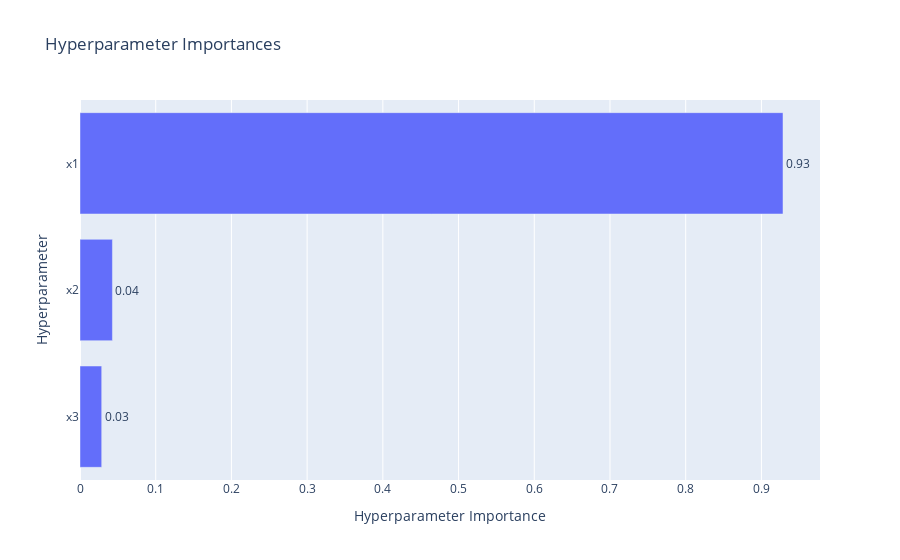
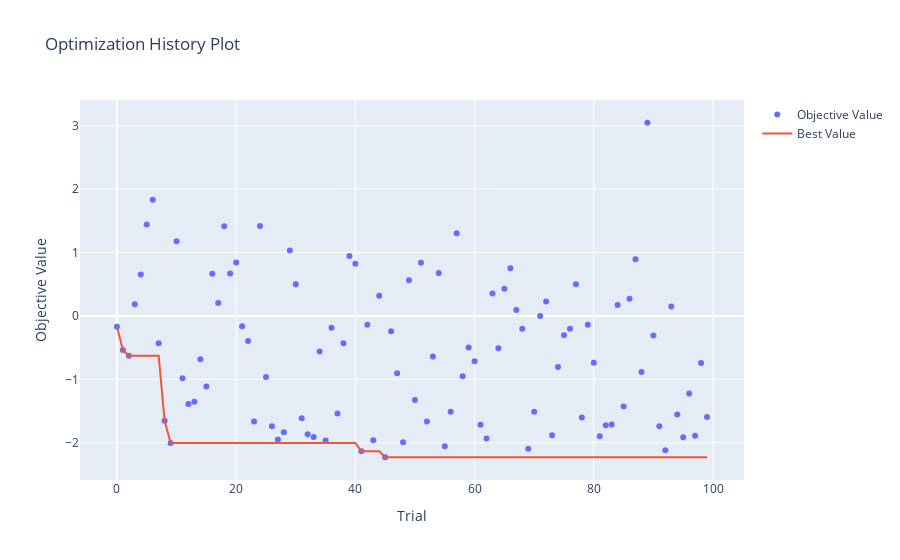
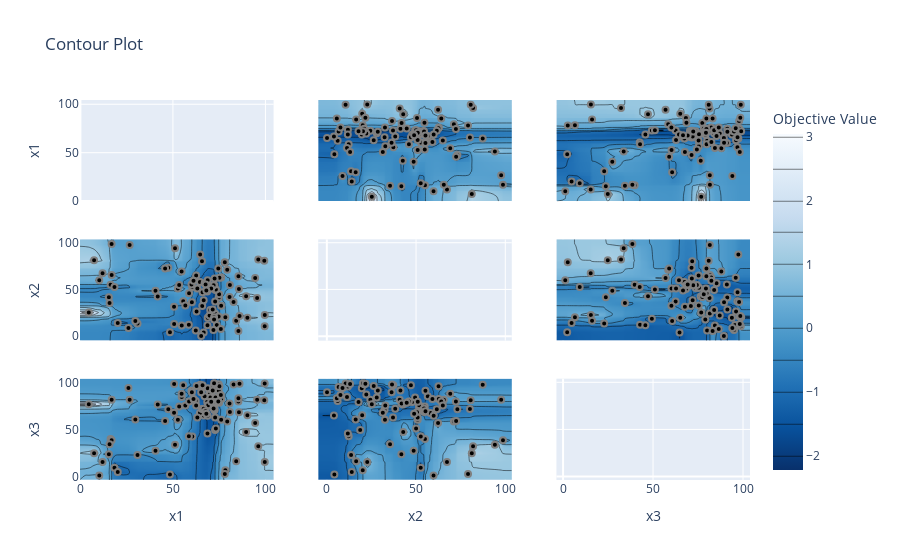

Notebook cell for these charts, in order:
### Code cell
# Оптимизация над аппроксимируемой функцией
OS.optimize([OS.best_models[1]], scaler, direction='minimize', problem='synth', plot=True, verbose=True)
